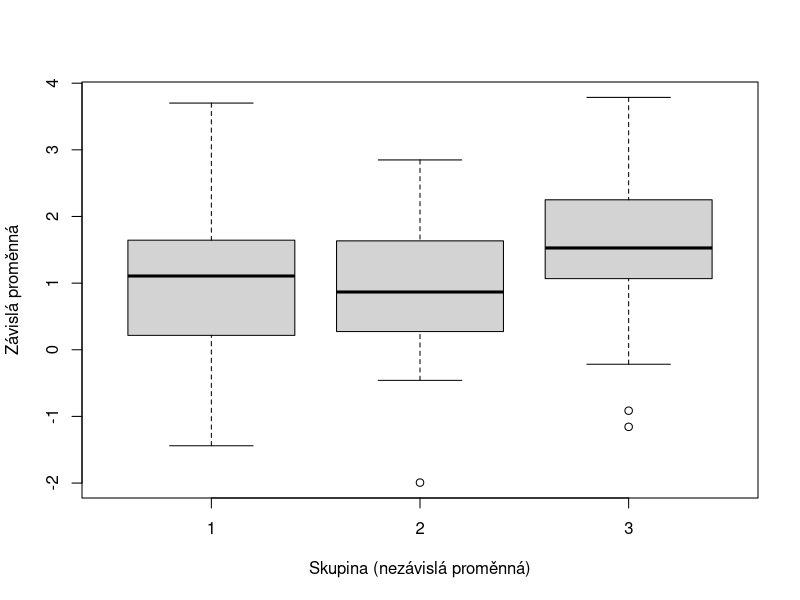
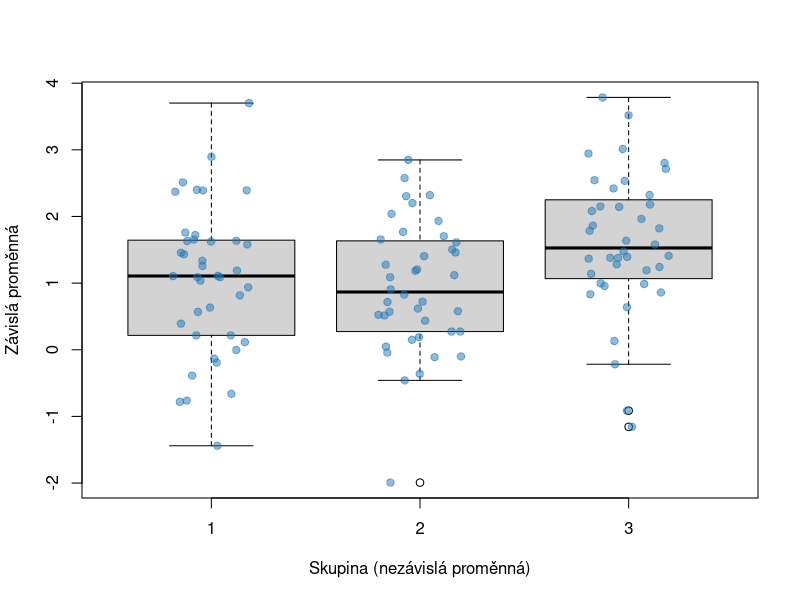
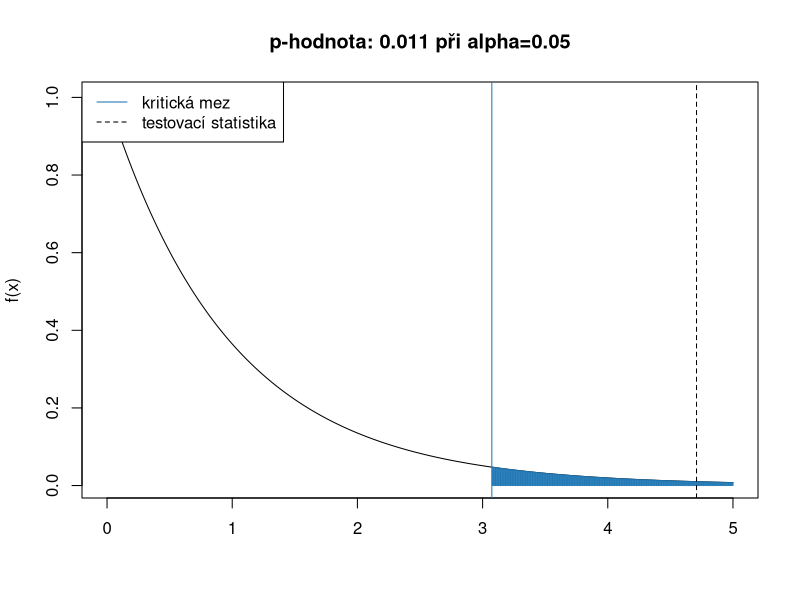

Write the R code that produced these figures, in order.
## ---- chunk 1
m <- 4
k <- m*(m-1) / 2
alpha <- 0.05
fwer = 1-(1-alpha)^k
## ---- chunk 2
set.seed(42)
mu <- c(1,1,1.5)
n <- 120 #pocet pozorování
m <- 3 # pocet skupin

# vyber
z <- rnorm(n = n, mean = mu) # nas vyber z populace
k <- rep(c(1,2,3), n/m) # vektor, ktery urcujez jake skupiny je pozorovani
## ---- chunk 3
aggregate(z~k, FUN = mean)
## ---- chunk 4
boxplot(z~k, 
        xlab = "Skupina (nezávislá proměnná)", 
        ylab = "Závislá proměnná", 
        main = "")
## ---- chunk 5
boxplot(z~k, 
        xlab = "Skupina (nezávislá proměnná)", 
        ylab = "Závislá proměnná", 
        main = "")
points(jitter(k),z, pch = 19, col = adjustcolor("#1f77b4", alpha.f = 0.5))
## ---- chunk 6
sum_squares <- function(x, prumer) {
  sum((x-prumer)^2)
}

ss_total <- sum_squares(z, mean(z))
ss_uvnitr <- 0
ss_mezi <- 0
for(i in 1:m) {
  ss_uvnitr <- sum_squares(z[k==i], mean(z[k==i])) + ss_uvnitr
  ss_mezi <- sum(k==i) * sum_squares(mean(z[k==i]), mean(z)) + ss_mezi
}

s_v_1 <- m - 1
s_v_2 <- n - m


f <- (ss_mezi / s_v_1) / (ss_uvnitr / s_v_2)
## ---- chunk 7
alpha <- 0.05
kriticka_mez <- qf(1-alpha, df1 = s_v_1, df2 = s_v_2) 
p <- 1-pf(f, df1 = s_v_1, df2 = s_v_2)

x <- seq(0, 5, length.out=1000)
pdf <- df(x, df1=s_v_1, df2=s_v_2)
plot(x, pdf, 
     xlab = "", ylab = "f(x)", 
     main = paste0("p-hodnota: ", round(p, 3), " při alpha=", alpha),
     type = "l")
abline(v = kriticka_mez, col = "#1f77b4")
# oblast zamitnuti H0
lines(x[x>kriticka_mez], pdf[x>kriticka_mez], 
      type = "h",
      col = "#1f77b4")
abline(v = f, lty = 2)
legend("topleft", 
       c("kritická mez", "testovací statistika"), 
       col = c("#1f77b4", "black"), 
       lty = c(1,2))
## ---- chunk 8
m_anova <- aov(z~as.factor(k)) # pozor nezavisla promenna musi byt factor
s_anova <- summary(m_anova) # takto získáme nejzakladnejsi vysledky
print(s_anova)
## ---- chunk 9
anova_vystup <- anova(m_anova)

s_v_1 <- anova_vystup$Df[1]
s_v_2 <- anova_vystup$Df[2]
f <- anova_vystup$`F value`[1]
p <- anova_vystup$`Pr(>F)`[1]
